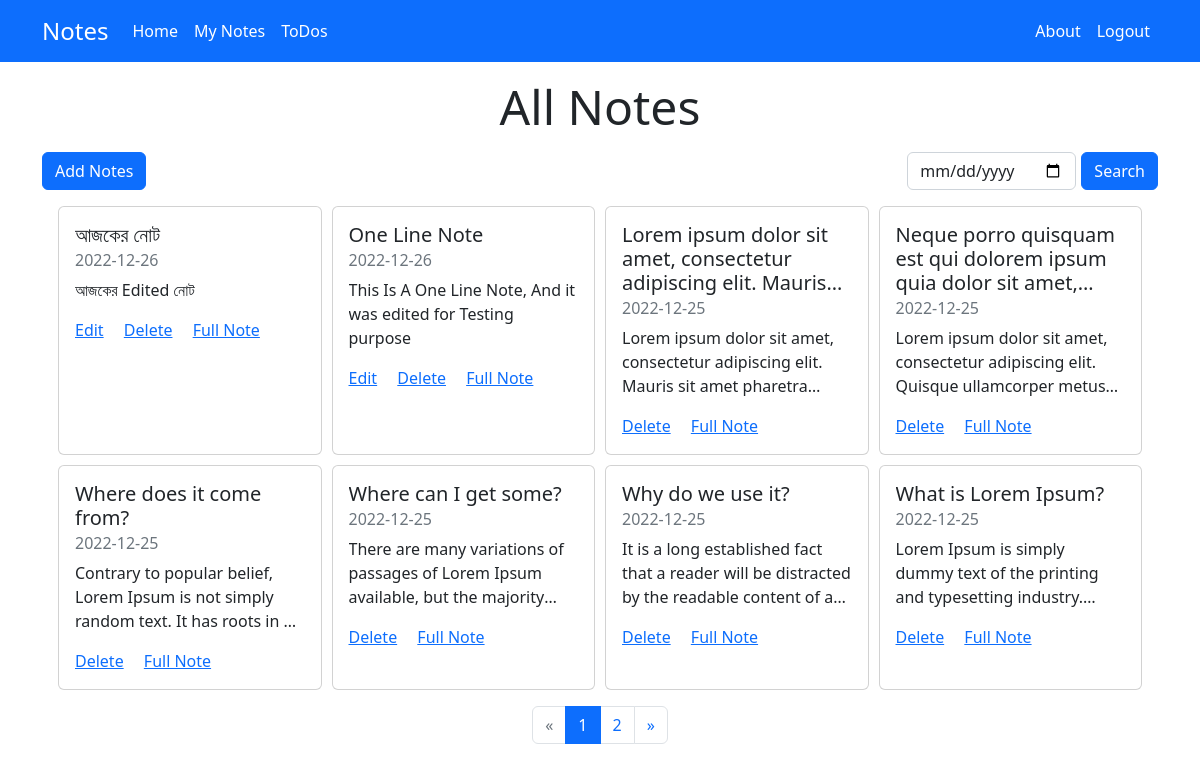
/notes/ (signed in), run on the app's committed database.
### tables this page shows
CREATE TABLE notes (id integer primary key autoincrement not null, title text, note text not null, date text not null,user_id integer not null, foreign key (user_id) references users(id));

### app.py (the view)
@app.route('/notes/')
@login_required
def notes():
    user_id = session['user_id']
    date_filter = request.args.get('date')
    if date_filter:
        print(date_filter)
        notes = db.execute(
            "SELECT * FROM notes WHERE user_id = ? AND date = ? ORDER BY id DESC", user_id, date_filter)
    else:
        notes = db.execute(
            "SELECT * FROM notes WHERE user_id = ? ORDER BY id DESC", user_id)
    page, per_page, offset = get_page_args(
        page_parameter='page', per_page_parameter='per_page', per_page=8)
    paginated_notes = get_notes(notes, offset=offset, per_page=per_page)
    pagination = Pagination(page=page, per_page=per_page, total=len(notes))
    dateToday = datetime.now().strftime('%Y-%m-%d')
    return render_template('notes.html', notes=paginated_notes, pagination=pagination, dateToday=dateToday)

### helper.py (called while the page is built)
def login_required(f):
    @wraps(f)
    def decorated_function(*args, **kwargs):
        if session.get("user_id") is None:
            return redirect("/login")
        return f(*args, **kwargs)
    return decorated_function

def get_notes(notes, offset=0, per_page=10):
    return notes[offset: offset + per_page]

### templates/notes.html (shortened to what this page needs)
{% extends "layout.html" %}
{% block body %}
<div class="container-lg d-flex flex-column align-items-center">
    <div class="display-5 mt-3">All Notes</div>
    <div class="d-flex justify-content-center mt-3 m-auto w-100 flex-wrap flex-sm-nowrap justify-content-sm-between"
        style="gap: 5px;">
        <a href="add" class="btn btn-primary">Add Notes</a>
        <form action="/notes" class="d-flex" style="gap: 5px;">
            <input type="date" class="form-control" name="date">
            <button class="btn btn-primary">Search</button>
        </form>
    </div>
    <div class="res-grid-cont p-3 w-100 mx-auto">
        {% for note in notes %}
        <div class="card mx-auto w-100">
            <div class="card-body">
                <h5 class="card-title text-restricate">{{ note.title }}</h5>
                <h6 class="card-subtitle mb-2 text-muted">{{ note.date }}</h6>
                <p class="card-text text-restricate">{{ note.note }}</p>
                {% if note.date == dateToday %}
                <a href="edit/{{ note.id }}" class="card-link">Edit</a>
                {% endif %}
                <a href="delete/{{ note.id }}" class="card-link">Delete</a>
                <a href="note/{{ note.id }}" class="card-link">Full Note</a>
            </div>
        </div>
        {% endfor %}
    </div>
    {{pagination.links}}
</div>
{% endblock %}

### static/style.css (style rules this page uses)
.res-grid-cont { display: grid; gap: 10px; grid-template-columns: repeat(auto-fit, minmax(250px, auto)); }
.text-restricate { display: -webkit-box; -webkit-box-orient: vertical; -webkit-line-clamp: 3; overflow: hidden; }

### data on the page
notes: title "আজকের নোট", date "2022-12-26", note "আজকের Edited নোট"
notes: title "One Line Note", date "2022-12-26", note "This Is A One Line Note, And it was edited for Testing purpose"
notes: title "Lorem ipsum dolor sit amet, consectetur adipiscing elit.…", date "2022-12-25", note "Lorem ipsum dolor sit amet, consectetur adipiscing elit. Mauris sit amet…"
notes: title "Neque porro quisquam est qui dolorem ipsum quia dolor sit…", date "2022-12-25", note "Lorem ipsum dolor sit amet, consectetur adipiscing elit. Quisque ullamcorper…"
notes: title "Where does it come from?", date "2022-12-25", note "Contrary to popular belief, Lorem Ipsum is not simply random text. It has roots in…"
notes: title "Where can I get some?", date "2022-12-25", note "There are many variations of passages of Lorem Ipsum available, but the…"
notes: title "Why do we use it?", date "2022-12-25", note "It is a long established fact that a reader will be distracted by the readable content of…"
notes: title "What is Lorem Ipsum?", date "2022-12-25", note "Lorem Ipsum is simply dummy text of the printing and typesetting…"

### other printed values
{{ pagination.links }} "« 1 2 »"
